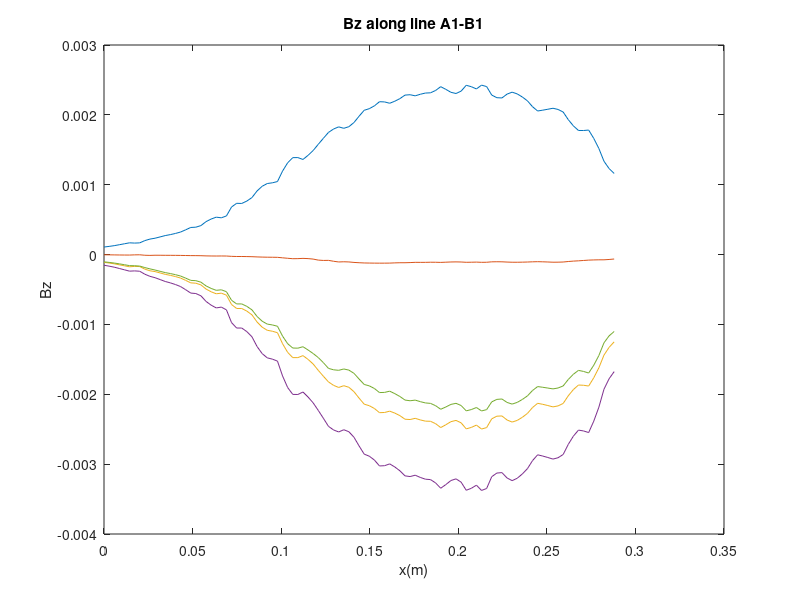

Recreate this plot in MATLAB.
load res/f.dat
time=10;
line=1;
bzi=22;
xi=5;
tmax=max(f(:,1));

hold off
for time=1:tmax
  ind=find(f(:,1)==time & f(:,3)==line);
  x=f(ind,xi);
  [px perm]=sort(x);
  plot(px,f(ind(perm),bzi));
  pause(0.2);
  hold on;
endfor
 
title('Bz along line A1-B1');
xlabel('x(m)');
ylabel('Bz');
